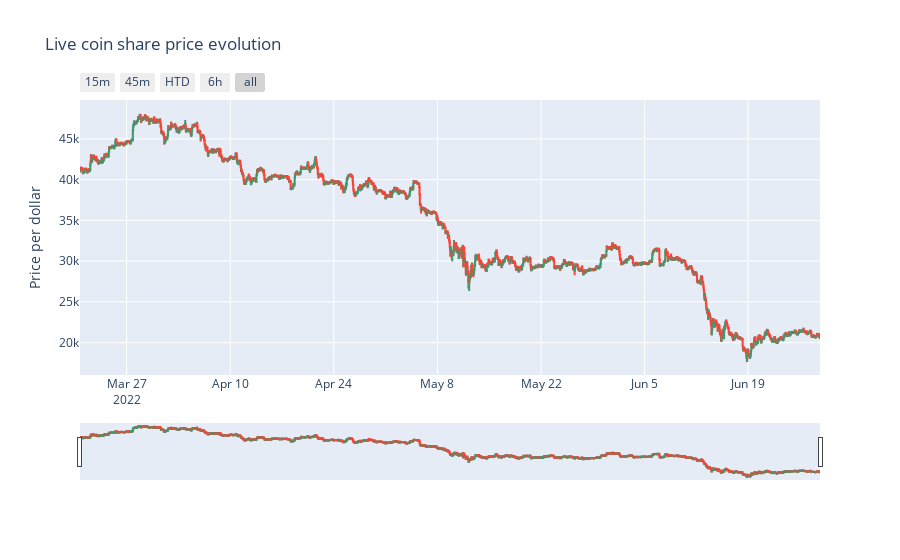

Notebook code cell kept with this figure:
### Code cell
data('BTC-USD','2400h','1h')

### Figure 1 — Plotly figure (JSON) as saved in the notebook; plotly's stock layout.template omitted (floating-point values rounded to 4 significant figures; data arrays with more than 128 entries replaced by an {"elided": "..."} marker saying what was removed)
{"data": [{"close": {"elided": "2401 float values"}, "high": {"elided": "2401 float values"}, "low": {"elided": "2401 float values"}, "name": "market data", "open": {"elided": "2401 float values"}, "type": "candlestick", "x": {"elided": "2401 str values"}}], "layout": {"title": {"text": "Live coin share price evolution"}, "xaxis": {"rangeselector": {"buttons": [{"count": 15, "label": "15m", "step": "minute", "stepmode": "backward"}, {"count": 45, "label": "45m", "step": "minute", "stepmode": "backward"}, {"count": 1, "label": "HTD", "step": "hour", "stepmode": "todate"}, {"count": 6, "label": "6h", "step": "hour", "stepmode": "backward"}, {"step": "all"}]}, "rangeslider": {"visible": true}}, "yaxis": {"title": {"text": "Price per dollar"}}}}
